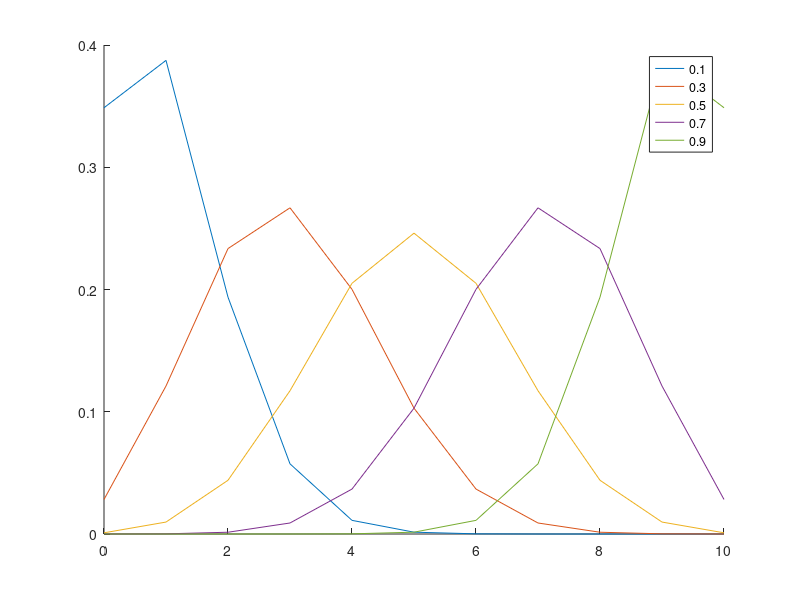

The MATLAB source for this figure:
clear

n=10;k=0:n;
cnk=factorial(n)./factorial(n-k)./factorial(k);
for p=0.1:0.2:0.9,q=1-p;
    pp=cnk.*p.^k.*q.^(n-k);
    hold on
    plot(k,pp);
end
legend('0.1','0.3','0.5','0.7','0.9',Location='north');
